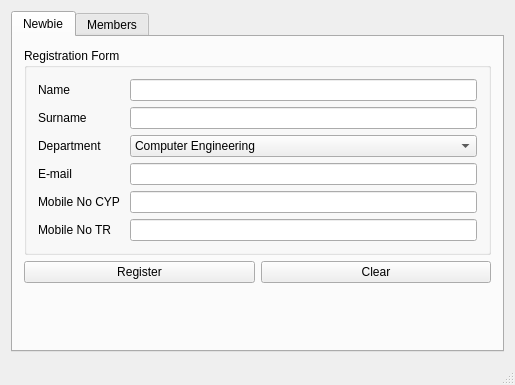
<?xml version="1.0" encoding="UTF-8"?>
<ui version="4.0">
 <class>Frec</class>
 <widget class="QMainWindow" name="Frec">
  <property name="geometry">
   <rect>
    <x>0</x>
    <y>0</y>
    <width>515</width>
    <height>385</height>
   </rect>
  </property>
  <property name="windowTitle">
   <string>Frec</string>
  </property>
  <widget class="QWidget" name="centralWidget">
   <layout class="QGridLayout" name="gridLayout">
    <item row="1" column="0">
     <widget class="QTabWidget" name="tabWidget">
      <property name="currentIndex">
       <number>0</number>
      </property>
      <widget class="QWidget" name="tab_newbie">
       <attribute name="title">
        <string>Newbie</string>
       </attribute>
       <layout class="QGridLayout" name="gridLayout_2">
        <item row="0" column="0" colspan="2">
         <widget class="QGroupBox" name="groupBox">
          <property name="title">
           <string>Registration Form</string>
          </property>
          <layout class="QFormLayout" name="formLayout">
           <item row="0" column="0">
            <widget class="QLabel" name="label">
             <property name="text">
              <string>Name</string>
             </property>
             <property name="alignment">
              <set>Qt::AlignLeading|Qt::AlignLeft|Qt::AlignVCenter</set>
             </property>
            </widget>
           </item>
           <item row="0" column="1">
            <widget class="QLineEdit" name="lne_firstname"/>
           </item>
           <item row="1" column="1">
            <widget class="QLineEdit" name="lne_lastname"/>
           </item>
           <item row="3" column="1">
            <widget class="QLineEdit" name="lne_email"/>
           </item>
           <item row="1" column="0">
            <widget class="QLabel" name="label_2">
             <property name="text">
              <string>Surname</string>
             </property>
             <property name="alignment">
              <set>Qt::AlignLeading|Qt::AlignLeft|Qt::AlignVCenter</set>
             </property>
            </widget>
           </item>
           <item row="2" column="0">
            <widget class="QLabel" name="label_3">
             <property name="text">
              <string>Department</string>
             </property>
             <property name="alignment">
              <set>Qt::AlignLeading|Qt::AlignLeft|Qt::AlignVCenter</set>
             </property>
            </widget>
           </item>
           <item row="3" column="0">
            <widget class="QLabel" name="label_4">
             <property name="text">
              <string>E-mail</string>
             </property>
             <property name="alignment">
              <set>Qt::AlignLeading|Qt::AlignLeft|Qt::AlignVCenter</set>
             </property>
            </widget>
           </item>
           <item row="4" column="0">
            <widget class="QLabel" name="label_5">
             <property name="text">
              <string>Mobile No CYP </string>
             </property>
             <property name="alignment">
              <set>Qt::AlignLeading|Qt::AlignLeft|Qt::AlignVCenter</set>
             </property>
            </widget>
           </item>
           <item row="5" column="0">
            <widget class="QLabel" name="label_6">
             <property name="text">
              <string>Mobile No TR</string>
             </property>
             <property name="alignment">
              <set>Qt::AlignLeading|Qt::AlignLeft|Qt::AlignVCenter</set>
             </property>
            </widget>
           </item>
           <item row="4" column="1">
            <widget class="QLineEdit" name="lne_mobile1"/>
           </item>
           <item row="5" column="1">
            <widget class="QLineEdit" name="lne_mobile2"/>
           </item>
           <item row="2" column="1">
            <widget class="QComboBox" name="comboBox_department">
             <item>
              <property name="text">
               <string>Computer Engineering</string>
              </property>
             </item>
             <item>
              <property name="text">
               <string>Electrical and Electronics Engineering</string>
              </property>
             </item>
             <item>
              <property name="text">
               <string>Mechanical Engineering</string>
              </property>
             </item>
             <item>
              <property name="text">
               <string>Petroleum and Natural Gas Engineering</string>
              </property>
             </item>
             <item>
              <property name="text">
               <string>Aerospace Engineering</string>
              </property>
             </item>
             <item>
              <property name="text">
               <string>Chemical Engineering</string>
              </property>
             </item>
             <item>
              <property name="text">
               <string>Civil Engineering</string>
              </property>
             </item>
             <item>
              <property name="text">
               <string>Business Administration</string>
              </property>
             </item>
             <item>
              <property name="text">
               <string>Economics</string>
              </property>
             </item>
             <item>
              <property name="text">
               <string>Political Science and International Relations</string>
              </property>
             </item>
             <item>
              <property name="text">
               <string>Computer Education and Instructional Technology</string>
              </property>
             </item>
             <item>
              <property name="text">
               <string>Guidance and Psychological Counseling</string>
              </property>
             </item>
             <item>
              <property name="text">
               <string>Teaching English as a Foreign Language</string>
              </property>
             </item>
             <item>
              <property name="text">
               <string>Psychology</string>
              </property>
             </item>
            </widget>
           </item>
          </layout>
         </widget>
        </item>
        <item row="1" column="0">
         <widget class="QPushButton" name="btn_register">
          <property name="text">
           <string>Register</string>
          </property>
         </widget>
        </item>
        <item row="1" column="1">
         <widget class="QPushButton" name="btn_clear">
          <property name="text">
           <string>Clear</string>
          </property>
         </widget>
        </item>
        <item row="2" column="0" colspan="2">
         <spacer name="verticalSpacer">
          <property name="orientation">
           <enum>Qt::Vertical</enum>
          </property>
          <property name="sizeHint" stdset="0">
           <size>
            <width>20</width>
            <height>40</height>
           </size>
          </property>
         </spacer>
        </item>
       </layout>
      </widget>
      <widget class="QWidget" name="tab_members">
       <attribute name="title">
        <string>Members</string>
       </attribute>
       <layout class="QGridLayout" name="gridLayout_3">
        <item row="1" column="2">
         <widget class="QPushButton" name="btn_export">
          <property name="text">
           <string>Export</string>
          </property>
         </widget>
        </item>
        <item row="1" column="0">
         <widget class="QPushButton" name="btn_remove">
          <property name="text">
           <string>Remove</string>
          </property>
         </widget>
        </item>
        <item row="1" column="1">
         <widget class="QPushButton" name="btn_import">
          <property name="text">
           <string>Import</string>
          </property>
         </widget>
        </item>
        <item row="0" column="0" colspan="3">
         <widget class="QTableView" name="tableView_members"/>
        </item>
       </layout>
      </widget>
     </widget>
    </item>
   </layout>
  </widget>
  <widget class="QMenuBar" name="menuBar">
   <property name="geometry">
    <rect>
     <x>0</x>
     <y>0</y>
     <width>515</width>
     <height>23</height>
    </rect>
   </property>
  </widget>
  <widget class="QStatusBar" name="statusBar"/>
 </widget>
 <layoutdefault spacing="6" margin="11"/>
 <resources/>
 <connections/>
</ui>
